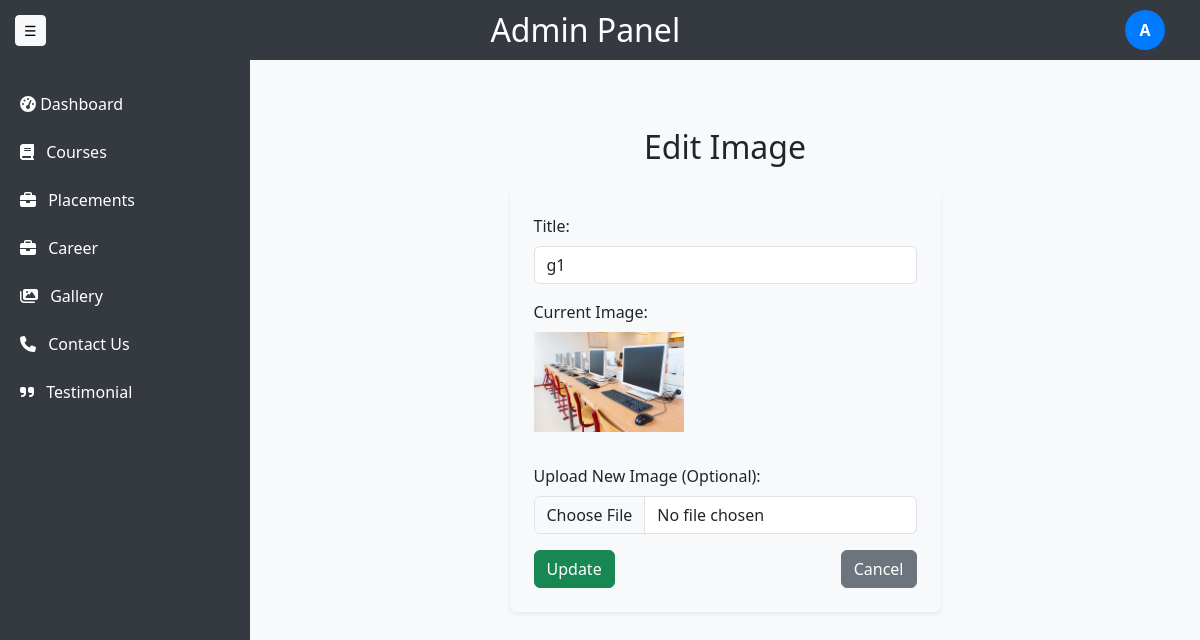
Page /customadmin/gallery/edit/1/ (signed in) on the committed database.
### customadmin/models.py (models this page shows, shortened)
class GalleryImage(models.Model):
    image = models.ImageField(upload_to='gallery_images/')
    title = models.CharField(max_length=30, blank=True)

### customadmin/views.py (the view, shortened to what this page needs)
# urls.py: path('gallery/edit/<int:image_id>/', gallery_edit, name='gallery_edit'),
@login_required
def gallery_edit(request, image_id):
    image = get_object_or_404(GalleryImage, id=image_id)
    return render(request, 'customadmin/gallery/gallery_edit.html', {'image': image})

### customadmin/templates/customadmin/gallery/gallery_edit.html (shortened to what this page needs)
{% extends 'adminbase.html' %}
{% block content %}
<div class="container mt-5">
    <h2 class="mb-4 text-center">Edit Image</h2>
    <div class="row justify-content-center">
        <div class="col-md-8 col-lg-6">
            <form method="POST" enctype="multipart/form-data" class="bg-light p-4 rounded shadow-sm">
                <div class="mb-3">
                    <label for="title" class="form-label">Title:</label>
                    <input type="text" id="title" name="title" class="form-control" value="{{ image.title }}" placeholder="Edit image title">
                </div>
                <div class="mb-3">
                    <label class="form-label">Current Image:</label><br>
                    <img src="{{ image.image.url }}" alt="Current Image" class="img-fluid mb-3" width="150">
                </div>
                <div class="mb-3">
                    <label for="image" class="form-label">Upload New Image (Optional):</label>
                    <input type="file" id="image" name="image" class="form-control">
                </div>
                <div class="d-flex justify-content-between">
                    <button type="submit" class="btn btn-success">Update</button>
                    <a href="{% url 'gallery_list' %}" class="btn btn-secondary">Cancel</a>
                </div>
            </form>
        </div>
    </div>
</div>
{% endblock %}

### customadmin/templates/adminbase.html (shortened to what this page needs)
<!DOCTYPE html>
{% load static %}
<html lang="en">
<head>
    <link rel="stylesheet" href="https://cdn.jsdelivr.net/npm/bootstrap@5.3.0/dist/css/bootstrap.min.css">
</head>
<body>
    <div class="topbar">
        <button class="btn btn-light btn-sm" id="toggleSidebar">☰</button>
        <h2>Admin Panel</h2>
        <div class="user-menu">
            <div class="user-icon" id="userIcon">
                {{ request.user.first_name|first|default:"A" }}
            </div>
        </div>
    </div>
    <div class="main-container">
        <div class="sidebar" id="sidebar">
            <a href="{% url 'customadmin_dashboard' %}">
                <i class="fas fa-tachometer-alt"></i> Dashboard
            </a>
            <a href="{% url 'course_list' %}">
                <i class="fas fa-book" style="margin-right: 8px;"></i> Courses
            </a>
            <a href="{% url 'placement_list' %}">
                <i class="fas fa-briefcase" style="margin-right: 8px;"></i> Placements
            </a>
            <a href="{% url 'job_list' %}">
                <i class="fas fa-briefcase" style="margin-right: 8px;"></i> Career
            </a>
            <a href="{% url 'gallery_list' %}">
                <i class="fas fa-images" style="margin-right: 8px;"></i> Gallery
            </a>
            <a href="{% url 'contact_list' %}">
                <i class="fas fa-phone" style="margin-right: 8px;"></i> Contact Us
            </a>
            <a href="{% url 'testimonial_list' %}">
                <i class="fas fa-quote-right" style="margin-right: 8px;"></i> Testimonial
            </a>
        </div>
        <div class="content">
            {% block content %}
            {% endblock %}
        </div>
    </div>
</body>
</html>

### customadmin/templates/adminbase.html (style rules this page uses)
body, html { height: 100vh; margin: 0; display: flex; flex-direction: column; overflow: hidden; }
.topbar { background: #343a40; color: white; padding: 15px; display: flex; align-items: center; justify-content: space-between; position: relative; height: 60px; }
.topbar h2 { margin: 0 auto; text-align: center; flex-grow: 1; }
.user-menu { position: relative; margin-right: 20px; }
.user-icon { width: 40px; height: 40px; background: #007bff; color: white; border-radius: 50%; display: flex; justify-content: center; align-items: center; cursor: pointer; font-weight: bold; }
.main-container { display: flex; flex: 1; height: calc(100vh - 60px); overflow: hidden; }
.sidebar { width: 250px; background: #343a40; color: white; padding-top: 20px; transition: 0.3s; flex-shrink: 0; height: 100%; }
.sidebar a { color: white; text-decoration: none; display: block; padding: 12px 20px; }
.content { flex-grow: 1; overflow-y: auto; padding: 20px; background: #f8f9fa; height: 100%; }

### rows in the picture
GalleryImage: title "g1", image (picture)

### other values in the picture
{{ request.user.first_name|first|default:"A" }} "A"
